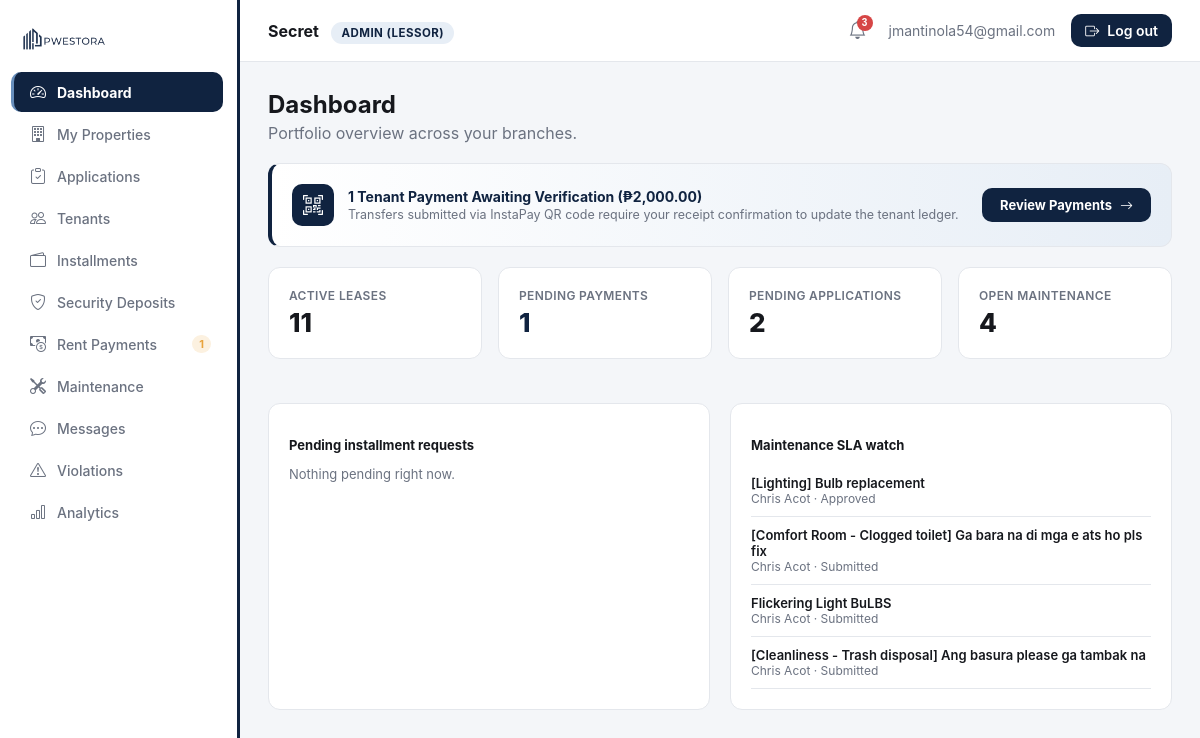
The app's page /dashboard.php (signed in) with its own data.
### tables this page shows
CREATE TABLE `maintenance_tickets` (
  `id` int(11) NOT NULL,
  `lessor_id` int(11) NOT NULL,
  `tenant_id` int(11) NOT NULL,
  `category` varchar(40) NOT NULL,
  `priority` enum('low','medium','high','urgent') NOT NULL DEFAULT 'medium',
  `title` varchar(255) NOT NULL,
  `stage` tinyint(4) NOT NULL DEFAULT 0,
  `contractor` varchar(150) DEFAULT NULL,
  `photos` text DEFAULT NULL,
  `sla_due_at` datetime DEFAULT NULL,
  `created_at` datetime NOT NULL DEFAULT current_timestamp(),
  `description` text DEFAULT NULL,
  `photo_path` varchar(255) DEFAULT NULL,
  `resolution_notes` text DEFAULT NULL
);

CREATE TABLE `tenants` (
  `id` int(11) NOT NULL,
  `lessor_id` int(11) NOT NULL,
  `property_id` int(11) NOT NULL,
  `application_id` int(11) DEFAULT NULL,
  `lessee_id` int(11) DEFAULT NULL,
  `tenant_name` varchar(150) NOT NULL,
  `business_name` varchar(150) DEFAULT NULL,
  `offline_email` varchar(150) DEFAULT NULL,
  `offline_phone` varchar(30) DEFAULT NULL,
  `unit_label` varchar(100) DEFAULT NULL,
  `created_at` datetime NOT NULL DEFAULT current_timestamp(),
  `monthly_rent` decimal(12,2) NOT NULL DEFAULT 0.00,
  `due_day` tinyint(2) NOT NULL DEFAULT 30,
  `start_date` date DEFAULT NULL,
  `end_date` date DEFAULT NULL,
  `security_deposit` decimal(12,2) NOT NULL DEFAULT 0.00,
  `advance_rent` decimal(12,2) NOT NULL DEFAULT 0.00,
  `contract_pdf` varchar(255) DEFAULT NULL,
  `status` enum('active','grace_period','overdue','expired','terminated') NOT NULL DEFAULT 'active'
);

### public_html/modules/overview_lessor.php (the view, shortened to what this page needs)
<?php
$lessorId = $user['id'];
$activeLeases = $pdo->prepare('SELECT COUNT(*) FROM tenants WHERE lessor_id = ?');
$activeLeases->execute([$lessorId]);
$activeLeases = (int) $activeLeases->fetchColumn();
$pendingApps = $pdo->prepare('SELECT COUNT(*) FROM applications WHERE lessor_id = ? AND status = "pending"');
$pendingApps->execute([$lessorId]);
$pendingApps = (int) $pendingApps->fetchColumn();
$openTickets = $pdo->prepare('SELECT COUNT(*) FROM maintenance_tickets WHERE lessor_id = ? AND stage < 7');
$openTickets->execute([$lessorId]);
$openTickets = (int) $openTickets->fetchColumn();
$pendingInstallments = $pdo->prepare(
    'SELECT ir.*, t.tenant_name FROM installment_requests ir
     JOIN tenants t ON t.id = ir.tenant_id
     WHERE ir.lessor_id = ? AND ir.status = "pending"'
);
$pendingInstallments->execute([$lessorId]);
$pendingInstallments = $pendingInstallments->fetchAll();
$ticketStages = ['Submitted','Under Review','Approved','Contractor Assigned','Scheduled','In Progress','Inspection','Completed'];
$openTicketRows = $pdo->prepare(
    'SELECT mt.*, t.tenant_name FROM maintenance_tickets mt
     JOIN tenants t ON t.id = mt.tenant_id
     WHERE mt.lessor_id = ? AND mt.stage < 7'
);
$openTicketRows->execute([$lessorId]);
$openTicketRows = $openTicketRows->fetchAll();
$pendingPaymentsStmt = $pdo->prepare(
    "SELECT p.*, t.tenant_name FROM payments p
     JOIN tenants t ON t.id = p.tenant_id
     WHERE p.lessor_id = ? AND (p.logged_by IS NULL OR p.note LIKE '[PENDING]%') AND (p.note NOT LIKE '[DECLINED%')
     ORDER BY p.id DESC"
);
$pendingPaymentsStmt->execute([$lessorId]);
$pendingPayments = $pendingPaymentsStmt->fetchAll();
$pendingPaymentsCount = count($pendingPayments);
$pendingPaymentsTotal = array_sum(array_column($pendingPayments, 'amount'));
?>
<h2 style="margin:0 0 4px;">Dashboard</h2>
<p style="color:var(--ink-500); margin:0 0 20px;">Portfolio overview across your branches.</p>
<?php if ($pendingPaymentsCount > 0): ?>
  <div class="card" style="margin-bottom:20px; border-left:4px solid var(--primary); display:flex; justify-content:space-between; align-items:center; flex-wrap:wrap; gap:14px; background:linear-gradient(90deg, #FFFFFF, var(--accent-soft));">
    <div style="display:flex; align-items:center; gap:14px;">
      <div style="width:42px; height:42px; border-radius:10px; background:var(--primary); color:#fff; display:flex; align-items:center; justify-content:center; font-size:20px;">
        <i class="bi bi-qr-code-scan"></i>
      </div>
      <div>
        <p style="margin:0; font-weight:700; font-size:14px; color:var(--primary);">
          <?= $pendingPaymentsCount ?> Tenant Payment<?= $pendingPaymentsCount > 1 ? 's' : '' ?> Awaiting Verification (₱<?= number_format($pendingPaymentsTotal, 2) ?>)
        </p>
        <p style="margin:2px 0 0; font-size:12.5px; color:var(--ink-500);">
          Transfers submitted via InstaPay QR code require your receipt confirmation to update the tenant ledger.
        </p>
      </div>
    </div>
    <a href="/dashboard.php?page=payments" class="btn btn-primary" style="width:auto; padding:9px 18px; font-size:13px; font-weight:700;">
      Review Payments <i class="bi bi-arrow-right"></i>
    </a>
  </div>
<?php endif; ?>
<div class="kpi-grid">
  <div class="card"><div class="kpi-label">Active Leases</div><div class="kpi-value"><?= $activeLeases ?></div></div>
  <div class="card">
    <div class="kpi-label">Pending Payments</div>
    <div class="kpi-value" style="<?= $pendingPaymentsCount > 0 ? 'color:var(--primary);' : '' ?>">
      <?= $pendingPaymentsCount ?>
    </div>
  </div>
  <div class="card"><div class="kpi-label">Pending Applications</div><div class="kpi-value"><?= $pendingApps ?></div></div>
  <div class="card"><div class="kpi-label">Open Maintenance</div><div class="kpi-value"><?= $openTickets ?></div></div>
</div>
<div class="two-col">
  <div class="card">
    <p style="font-weight:700; font-size:13px; margin-bottom:12px;">Pending installment requests</p>
    <?php if (!$pendingInstallments): ?>
      <p style="color:var(--ink-500); font-size:13px;">Nothing pending right now.</p>
    <?php else: foreach ($pendingInstallments as $r): ?>
      <div style="display:flex; justify-content:space-between; padding:10px 0; border-bottom:1px solid var(--border);">
        <div>
          <p style="margin:0; font-size:13px; font-weight:600;"><?= htmlspecialchars($r['tenant_name']) ?></p>
          <p style="margin:0; font-size:12px; color:var(--ink-500);"><?= htmlspecialchars($r['reason']) ?></p>
        </div>
        <span class="badge" style="background:var(--accent-soft); color:var(--primary);"><?= htmlspecialchars($r['plan_label']) ?></span>
      </div>
    <?php endforeach; endif; ?>
  </div>
  <div class="card">
    <p style="font-weight:700; font-size:13px; margin-bottom:12px;">Maintenance SLA watch</p>
    <?php if (!$openTicketRows): ?>
      <p style="color:var(--ink-500); font-size:13px;">No open tickets.</p>
    <?php else: foreach ($openTicketRows as $t): ?>
      <div style="display:flex; justify-content:space-between; padding:10px 0; border-bottom:1px solid var(--border);">
        <div>
          <p style="margin:0; font-size:13px; font-weight:600;"><?= htmlspecialchars($t['title']) ?></p>
          <p style="margin:0; font-size:12px; color:var(--ink-500);"><?= htmlspecialchars($t['tenant_name']) ?> · <?= $ticketStages[$t['stage']] ?></p>
        </div>
      </div>
    <?php endforeach; endif; ?>
  </div>
</div>

### public_html/assets/css/style.css (style rules this page uses)
:root { --primary: #102340; --primary-light: #264875; --accent: #678EBC; --accent-soft: #E7EEF6; --tint: #CCD8E4; --steel: #888F96; --success: #1E8E5A; --success-soft: #E5F5EC; --warning: #E8A33D; --warning-soft: #FCF1E0; --error: #D64545; --error-soft: #FBE9E9; --ink-900: #16181D; --ink-500: #6B7280; --ink-300: #9AA6B5; --border: #E4E7EC; --surface: #FFFFFF; --bg: #F4F6F9; --radius: 12px; --sidebar-w: 240px; }
* { box-sizing: border-box; }
html { -webkit-text-size-adjust: 100%; }
body { margin: 0; font-family: -apple-system, "Segoe UI", Roboto, Helvetica, Arial, sans-serif; background: var(--bg); color: var(--ink-900); -webkit-font-smoothing: antialiased; }
a { text-decoration: none; color: inherit; }
.btn { display: inline-flex; align-items: center; justify-content: center; gap: 8px; padding: 12px 18px; border-radius: 10px; border: none; font-weight: 600; font-size: 14px; cursor: pointer; font-family: inherit; transition: background .15s, transform .05s; }
.btn-primary { background: var(--primary); color: #fff; width: 100%; }
.card { background: var(--surface); border: 1px solid var(--border); border-radius: var(--radius); padding: 20px; margin-bottom: 20px; }
.kpi-grid { display: grid; grid-template-columns: repeat(auto-fit, minmax(180px,1fr)); gap: 16px; margin-bottom: 24px; }
.kpi-label { font-size: 12px; color: var(--ink-500); font-weight: 600; text-transform: uppercase; letter-spacing: .03em; }
.kpi-value { font-size: 26px; font-weight: 800; margin-top: 4px; }
.two-col { display: grid; grid-template-columns: 1fr 1fr; gap: 20px; }

### records on screen
maintenance_tickets: title "[Lighting] Bulb replacement", tenant.tenant_name "Chris Acot", stage "Approved"
maintenance_tickets: title "[Comfort Room - Clogged toilet] Ga bara na di mga e ats ho pls fix", tenant.tenant_name "Chris Acot", stage "Submitted"
maintenance_tickets: title "Flickering Light BuLBS", tenant.tenant_name "Chris Acot", stage "Submitted"
maintenance_tickets: title "[Cleanliness - Trash disposal] Ang basura please ga tambak na", tenant.tenant_name "Chris Acot", stage "Submitted"

### other values on screen
$item['label'] "Dashboard"
$item['label'] "My Properties"
$item['label'] "Applications"
$item['label'] "Tenants"
$item['label'] "Installments"
$item['label'] "Security Deposits"
$item['label'] "Rent Payments"
$pendingPaymentsCount "1"
$item['label'] "Maintenance"
$item['label'] "Messages"
$item['label'] "Violations"
$item['label'] "Analytics"
$user['company'] ?: $user['name'] "Secret"
$roleLabel "ADMIN (LESSOR)"
$unreadCount "3"
